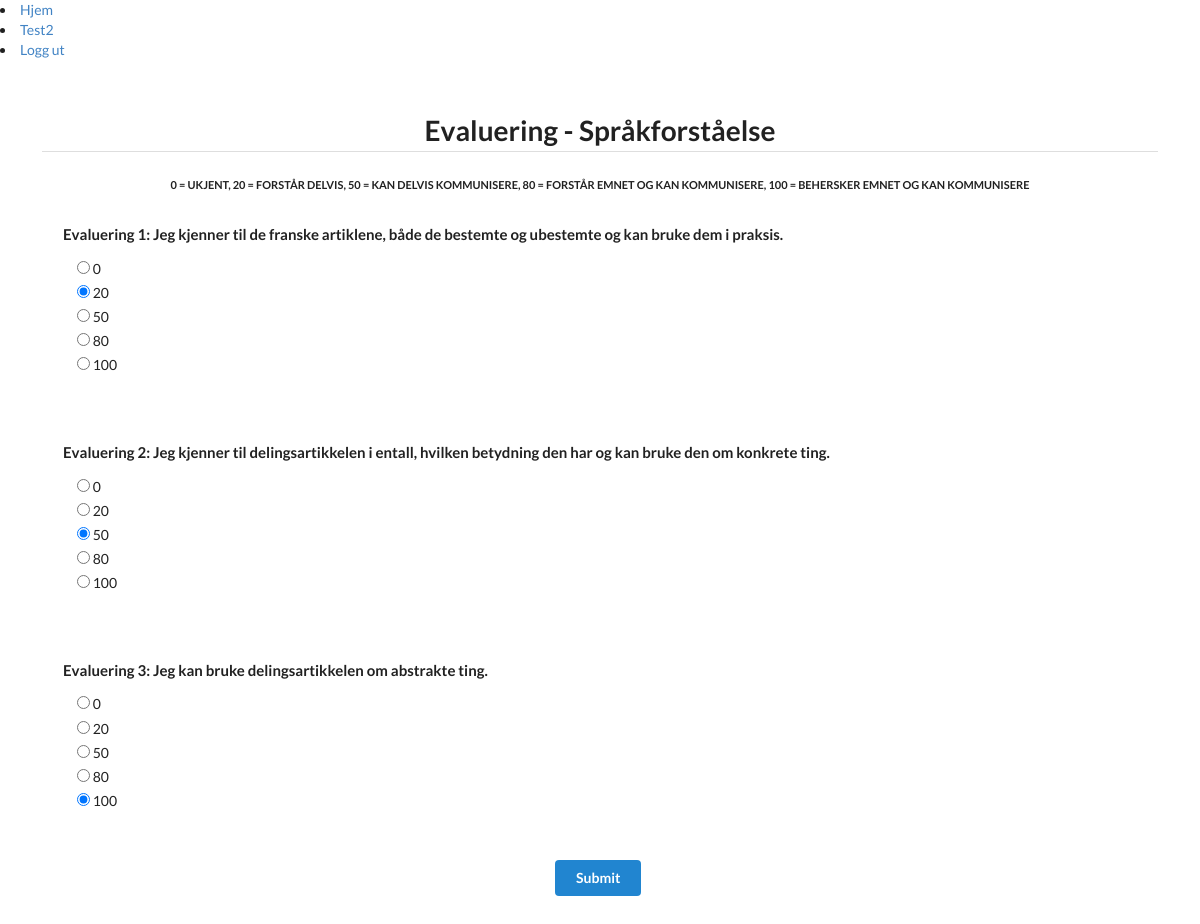
Page /surveys/1/ (signed in) on the committed database.
### jegkan/models.py (models this page shows, shortened)
class Topic(models.Model):
    category_text = models.CharField(max_length=200)
    pub_date = models.DateTimeField('date published', default=datetime.now)

class Question(models.Model):
    topic = models.ForeignKey(Topic, default=1, on_delete=models.CASCADE)
    question_text = models.CharField(max_length=200)
    pub_date = models.DateTimeField('date published', default=datetime.now)

### jegkan/views/jk_views.py (the view)
# urls.py: path("surveys/<int:topic_id>/", views.jk_views.submit, name="survey-submit"),
@login_required
def submit(request, topic_id):
    print(" Start view ######################")
    category = Topic.objects.get(pk=topic_id)
    user = request.user
    try:
        survey = Topic.objects.prefetch_related("question_set__evaluation_set").get(
            pk=topic_id
        )
    except Topic.DoesNotExist:
        raise Http404()
    """
    try:
        sub = survey.submission_set.get(pk=sub_pk, is_complete=False)
    except Submission.DoesNotExist:
        raise Http404()  """
    questions = survey.question_set.all()
    options = [q.evaluation_set.filter(user=user) for q in questions]
    eva_obj = Evaluation.objects.filter(user=user)
    evaluation_data = [{'option': l.evaluation}
                    for l in eva_obj]
    form_kwargs = {"empty_permitted": False}
    AnswerFormSet = formset_factory(AnswerForm, extra=len(questions)-len(evaluation_data))
    content = []
    if request.method == "POST":
        print("###########POST-START###########")
        formset = AnswerFormSet(request.POST, form_kwargs=form_kwargs)
        if formset.is_valid():
            print("formset is valid")
            content.append("formset is valid")
            parent_child_merge = zip(questions, eva_obj)
            x = 0
            for form in formset:
                print("loop number :", x )
                opt = form.cleaned_data.get("option")
                q = questions[x]
                print(" question q er: ", q.question_text)
                try:
                    evaluation_object = eva_obj[x]
                    evaluation_object.evaluation = opt
                    evaluation_object.save()
                except IndexError:
                    e = Evaluation(question = q, user = user, evaluation = opt)
                    e.save()
                print("option is :", opt)
                x = x+1
            for q, e in parent_child_merge:
                print (q.question_text, e.evaluation)
                content.append(q)
                content.append(e)
            return HttpResponseRedirect(reverse('jegkan:cat_results', args=(1, )))
    else:
        formset = AnswerFormSet(form_kwargs=form_kwargs, initial = evaluation_data)
    for form in formset:
        print(form)
    question_forms = zip(questions, formset)
    return render(
        request,
        "jegkan/submit.html",
        {"survey": survey, "question_forms": question_forms, "formset": formset, 'category': category,},
    )

### templates/jegkan/submit.html (shortened to what this page needs)
{% extends 'jegkan/base/base_for_jegkan.html' %}
{% block content %}
<div class="ui center aligned basic very padded segment">
    <h1 class="ui header dividing">Evaluering - {{ category.category_text }}</h1>
    <div class="ui small sub header"> 0 = Ukjent, 20 = Forstår delvis, 50 = Kan delvis kommunisere, 80 = Forstår emnet og kan kommunisere, 100 = Behersker emnet og kan kommunisere </div>
    <form method="post" novalidate>
        {% for question, form in question_forms %}
        <div class="ui basic padded segment left aligned">
            <div class="ui form {% if form.errors %}error{% endif %}">
                <h4 class="ui header">
                    Evaluering {{ forloop.counter }}:
                    {{ question.question_text}}
                </h4>
                {% for field in form %}
                <div class="field {% if field.errors %}error{% endif %}">
                    {{ field }}
                </div>
                {% endfor %}
            </div>
        </div>
        {% endfor %}
        <button type="submit" class="ui primary button">Submit</button>
    </form>
</div>
{% endblock %}

### templates/jegkan/base/base_for_jegkan.html (shortened to what this page needs)
<head>
    <link rel="stylesheet" type="text/css"
    href="https://cdnjs.cloudflare.com/ajax/libs/semantic-ui/2.4.1/semantic.min.css">
</head>
<body>
<nav>
    <li><a href="{% url 'jegkan:index' %}">Hjem</a></li>
    {% if user.is_authenticated %}
             <li><a href="{% url 'jegkan:min-side' %}">{{user.username|title}}</a></li>
             <li><a href="/logout">Logg ut</a></li>
        {% else %}
            <li><a href="{% url 'jegkan:login' %}">Logg inn</a></li>
            <li><a href="{% url 'jegkan:register' %}">Registrer deg</a></li>
        {% endif %}
</nav>
{% block content %}
      {% endblock content %}
    </body>

### templates/jegkan/submit.html (style rules this page uses)
form .field ul { list-style: none; padding: 0 1rem; }
form .field li { margin-bottom: 0.3rem; }

### rows in the picture
Topic: category_text "Språkforståelse"
Question: question_text "Jeg kjenner til de franske artiklene, både de bestemte og ubestemte og kan bruke dem i praksis."
Question: question_text "Jeg kjenner til delingsartikkelen i entall, hvilken betydning den har og kan bruke den om konkrete ting."
Question: question_text "Jeg kan bruke delingsartikkelen om abstrakte ting."

### other values in the picture
{{ user.username|title }} "Test2"
